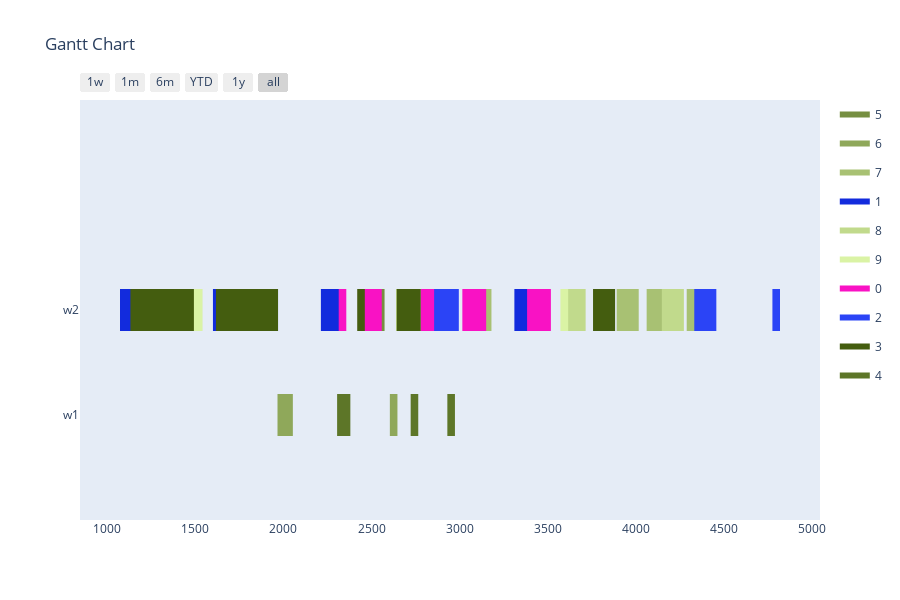

The code cell stored with this chart in its notebook:
### Markdown cell above
Config 2 - Test with Two Point Crossover

### Code cell
optimizer = BaseGA(env)
optimizer.set_minimize()
# optional (in this case, all options given are the default option, if the configuration step is skipped)
optimizer.configure('tardiness', 'twopointcrossover', 'roulettewheel', 'randomize')
# choose an input generator (optional) -> decides how the data gets converted into the optimizer format
#optimizer.set_input_generator('SameLengthAlternativesGenerator')
# all parameters after offspring_amount are optional (in this case -> verbose=True)
result, best_fitness_history, average_fitness_history, best_generation_history, feasible_gen = optimizer.optimize(orders, max_generations, earliest_time_slot, last_time_slot, population_size, offspring_amount, verbose=True)
workstation_assignments = reformat_result(result, orders, env)
visualize(workstation_assignments, best_fitness_history, average_fitness_history, best_generation_history, feasible_gen)

### Figure 1 — Plotly figure (JSON) as saved in the notebook; plotly's stock layout.template omitted (floating-point values rounded to 4 significant figures)
{"data": [{"fill": "toself", "fillcolor": "rgb(118, 143, 65)", "hoverinfo": "name", "legendgroup": "rgb(118, 143, 65)", "mode": "none", "name": "5", "type": "scatter", "x": [2645, 2689, 2689, 2645, 2645, 2511, 2574, 2574, 2511, 2511, 645, 689, 689, 645, 645, 797, 850, 850, 797], "y": [0.8, 0.8, 1.2, 1.2, null, 0.8, 0.8, 1.2, 1.2, null, 0.8, 0.8, 1.2, 1.2, null, 0.8, 0.8, 1.2, 1.2]}, {"fill": "toself", "fillcolor": "rgb(143, 168, 90)", "hoverinfo": "name", "legendgroup": "rgb(143, 168, 90)", "mode": "none", "name": "6", "type": "scatter", "x": [1843, 1938, 1938, 1843, 1843, 1612, 1695, 1695, 1612, 1612, 2604, 2647, 2647, 2604, 2604, 534, 577, 577, 534, 534, 1967, 2054, 2054, 1967, 1967, 830, 905, 905, 830], "y": [0.8, 0.8, 1.2, 1.2, null, 0.8, 0.8, 1.2, 1.2, null, -0.2, -0.2, 0.2, 0.2, null, -0.2, -0.2, 0.2, 0.2, null, -0.2, -0.2, 0.2, 0.2, null, -0.2, -0.2, 0.2, 0.2]}, {"fill": "toself", "fillcolor": "rgb(168, 193, 115)", "hoverinfo": "name", "legendgroup": "rgb(168, 193, 115)", "mode": "none", "name": "7", "type": "scatter", "x": [2639, 2764, 2764, 2639, 2639, 3890, 4015, 4015, 3890, 3890, 4060, 4175, 4175, 4060, 4060, 4084, 4145, 4145, 4084, 4084, 4287, 4348, 4348, 4287, 4287, 3119, 3180, 3180, 3119, 3119, 3450, 3493, 3493, 3450], "y": [0.8, 0.8, 1.2, 1.2, null, 0.8, 0.8, 1.2, 1.2, null, 0.8, 0.8, 1.2, 1.2, null, 0.8, 0.8, 1.2, 1.2, null, 0.8, 0.8, 1.2, 1.2, null, 0.8, 0.8, 1.2, 1.2, null, 0.8, 0.8, 1.2, 1.2]}, {"fill": "toself", "fillcolor": "rgb(18, 43, 221)", "hoverinfo": "name", "legendgroup": "rgb(18, 43, 221)", "mode": "none", "name": "1", "type": "scatter", "x": [3310, 3450, 3450, 3310, 3310, 2270, 2331, 2331, 2270, 2270, 949, 1074, 1074, 949, 949, 1601, 1736, 1736, 1601, 1601, 636, 679, 679, 636, 636, 1539, 1679, 1679, 1539, 1539, 2213, 2328, 2328, 2213], "y": [0.8, 0.8, 1.2, 1.2, null, 0.8, 0.8, 1.2, 1.2, null, 0.8, 0.8, 1.2, 1.2, null, 0.8, 0.8, 1.2, 1.2, null, 0.8, 0.8, 1.2, 1.2, null, 0.8, 0.8, 1.2, 1.2, null, 0.8, 0.8, 1.2, 1.2]}, {"fill": "toself", "fillcolor": "rgb(193, 218, 140)", "hoverinfo": "name", "legendgroup": "rgb(193, 218, 140)", "mode": "none", "name": "8", "type": "scatter", "x": [3599, 3714, 3714, 3599, 3599, 1762, 1877, 1877, 1762, 1762, 1142, 1257, 1257, 1142, 1142, 1210, 1350, 1350, 1210, 1210, 1203, 1264, 1264, 1203, 1203, 4146, 4271, 4271, 4146, 4146, 1331, 1392, 1392, 1331], "y": [0.8, 0.8, 1.2, 1.2, null, 0.8, 0.8, 1.2, 1.2, null, 0.8, 0.8, 1.2, 1.2, null, 0.8, 0.8, 1.2, 1.2, null, 0.8, 0.8, 1.2, 1.2, null, 0.8, 0.8, 1.2, 1.2, null, 0.8, 0.8, 1.2, 1.2]}, {"fill": "toself", "fillcolor": "rgb(218, 243, 165)", "hoverinfo": "name", "legendgroup": "rgb(218, 243, 165)", "mode": "none", "name": "9", "type": "scatter", "x": [3571, 3615, 3615, 3571, 3571, 1200, 1273, 1273, 1200, 1200, 1469, 1542, 1542, 1469, 1469, 1267, 1320, 1320, 1267], "y": [0.8, 0.8, 1.2, 1.2, null, 0.8, 0.8, 1.2, 1.2, null, 0.8, 0.8, 1.2, 1.2, null, 0.8, 0.8, 1.2, 1.2]}, {"fill": "toself", "fillcolor": "rgb(249, 18, 196)", "hoverinfo": "name", "legendgroup": "rgb(249, 18, 196)", "mode": "none", "name": "0", "type": "scatter", "x": [2314, 2357, 2357, 2314, 2314, 3382, 3517, 3517, 3382, 3382, 3015, 3150, 3150, 3015, 3015, 2778, 2903, 2903, 2778, 2778, 1219, 1280, 1280, 1219, 1219, 2423, 2558, 2558, 2423, 2423, 3788, 3849, 3849, 3788], "y": [0.8, 0.8, 1.2, 1.2, null, 0.8, 0.8, 1.2, 1.2, null, 0.8, 0.8, 1.2, 1.2, null, 0.8, 0.8, 1.2, 1.2, null, 0.8, 0.8, 1.2, 1.2, null, 0.8, 0.8, 1.2, 1.2, null, 0.8, 0.8, 1.2, 1.2]}, {"fill": "toself", "fillcolor": "rgb(43, 68, 246)", "hoverinfo": "name", "legendgroup": "rgb(43, 68, 246)", "mode": "none", "name": "2", "type": "scatter", "x": [4333, 4394, 4394, 4333, 4333, 4330, 4455, 4455, 4330, 4330, 2855, 2995, 2995, 2855, 2855, 815, 930, 930, 815, 815, 737, 872, 872, 737, 737, 785, 843, 843, 785, 785, 4773, 4816, 4816, 4773], "y": [0.8, 0.8, 1.2, 1.2, null, 0.8, 0.8, 1.2, 1.2, null, 0.8, 0.8, 1.2, 1.2, null, 0.8, 0.8, 1.2, 1.2, null, 0.8, 0.8, 1.2, 1.2, null, 0.8, 0.8, 1.2, 1.2, null, 0.8, 0.8, 1.2, 1.2]}, {"fill": "toself", "fillcolor": "rgb(68, 93, 15)", "hoverinfo": "name", "legendgroup": "rgb(68, 93, 15)", "mode": "none", "name": "3", "type": "scatter", "x": [693, 833, 833, 693, 693, 2419, 2462, 2462, 2419, 2419, 1493, 1618, 1618, 1493, 1493, 2644, 2779, 2779, 2644, 2644, 3756, 3881, 3881, 3756, 3756, 998, 1133, 1133, 998, 998, 343, 483, 483, 343], "y": [0.8, 0.8, 1.2, 1.2, null, 0.8, 0.8, 1.2, 1.2, null, 0.8, 0.8, 1.2, 1.2, null, 0.8, 0.8, 1.2, 1.2, null, 0.8, 0.8, 1.2, 1.2, null, 0.8, 0.8, 1.2, 1.2, null, 0.8, 0.8, 1.2, 1.2]}, {"fill": "toself", "fillcolor": "rgb(93, 118, 40)", "hoverinfo": "name", "legendgroup": "rgb(93, 118, 40)", "mode": "none", "name": "4", "type": "scatter", "x": [847, 942, 942, 847, 847, 790, 877, 877, 790, 790, 2333, 2368, 2368, 2333, 2333, 2930, 2973, 2973, 2930, 2930, 2722, 2765, 2765, 2722, 2722, 2305, 2380, 2380, 2305], "y": [0.8, 0.8, 1.2, 1.2, null, -0.2, -0.2, 0.2, 0.2, null, -0.2, -0.2, 0.2, 0.2, null, -0.2, -0.2, 0.2, 0.2, null, -0.2, -0.2, 0.2, 0.2, null, -0.2, -0.2, 0.2, 0.2]}, {"legendgroup": "rgb(118, 143, 65)", "marker": {"color": "rgb(118, 143, 65)", "opacity": 0, "size": 1}, "mode": "markers", "name": "", "showlegend": false, "text": [null, null, null, null, null, null, null, null], "type": "scatter", "x": [2645, 2689, 2511, 2574, 645, 689, 797, 850], "y": [1, 1, 1, 1, 1, 1, 1, 1]}, {"legendgroup": "rgb(143, 168, 90)", "marker": {"color": "rgb(143, 168, 90)", "opacity": 0, "size": 1}, "mode": "markers", "name": "", "showlegend": false, "text": [null, null, null, null, null, null, null, null, null, null, null, null], "type": "scatter", "x": [1843, 1938, 1612, 1695, 2604, 2647, 534, 577, 1967, 2054, 830, 905], "y": [1, 1, 1, 1, 0, 0, 0, 0, 0, 0, 0, 0]}, {"legendgroup": "rgb(168, 193, 115)", "marker": {"color": "rgb(168, 193, 115)", "opacity": 0, "size": 1}, "mode": "markers", "name": "", "showlegend": false, "text": [null, null, null, null, null, null, null, null, null, null, null, null, null, null], "type": "scatter", "x": [2639, 2764, 3890, 4015, 4060, 4175, 4084, 4145, 4287, 4348, 3119, 3180, 3450, 3493], "y": [1, 1, 1, 1, 1, 1, 1, 1, 1, 1, 1, 1, 1, 1]}, {"legendgroup": "rgb(18, 43, 221)", "marker": {"color": "rgb(18, 43, 221)", "opacity": 0, "size": 1}, "mode": "markers", "name": "", "showlegend": false, "text": [null, null, null, null, null, null, null, null, null, null, null, null, null, null], "type": "scatter", "x": [3310, 3450, 2270, 2331, 949, 1074, 1601, 1736, 636, 679, 1539, 1679, 2213, 2328], "y": [1, 1, 1, 1, 1, 1, 1, 1, 1, 1, 1, 1, 1, 1]}, {"legendgroup": "rgb(193, 218, 140)", "marker": {"color": "rgb(193, 218, 140)", "opacity": 0, "size": 1}, "mode": "markers", "name": "", "showlegend": false, "text": [null, null, null, null, null, null, null, null, null, null, null, null, null, null], "type": "scatter", "x": [3599, 3714, 1762, 1877, 1142, 1257, 1210, 1350, 1203, 1264, 4146, 4271, 1331, 1392], "y": [1, 1, 1, 1, 1, 1, 1, 1, 1, 1, 1, 1, 1, 1]}, {"legendgroup": "rgb(218, 243, 165)", "marker": {"color": "rgb(218, 243, 165)", "opacity": 0, "size": 1}, "mode": "markers", "name": "", "showlegend": false, "text": [null, null, null, null, null, null, null, null], "type": "scatter", "x": [3571, 3615, 1200, 1273, 1469, 1542, 1267, 1320], "y": [1, 1, 1, 1, 1, 1, 1, 1]}, {"legendgroup": "rgb(249, 18, 196)", "marker": {"color": "rgb(249, 18, 196)", "opacity": 0, "size": 1}, "mode": "markers", "name": "", "showlegend": false, "text": [null, null, null, null, null, null, null, null, null, null, null, null, null, null], "type": "scatter", "x": [2314, 2357, 3382, 3517, 3015, 3150, 2778, 2903, 1219, 1280, 2423, 2558, 3788, 3849], "y": [1, 1, 1, 1, 1, 1, 1, 1, 1, 1, 1, 1, 1, 1]}, {"legendgroup": "rgb(43, 68, 246)", "marker": {"color": "rgb(43, 68, 246)", "opacity": 0, "size": 1}, "mode": "markers", "name": "", "showlegend": false, "text": [null, null, null, null, null, null, null, null, null, null, null, null, null, null], "type": "scatter", "x": [4333, 4394, 4330, 4455, 2855, 2995, 815, 930, 737, 872, 785, 843, 4773, 4816], "y": [1, 1, 1, 1, 1, 1, 1, 1, 1, 1, 1, 1, 1, 1]}, {"legendgroup": "rgb(68, 93, 15)", "marker": {"color": "rgb(68, 93, 15)", "opacity": 0, "size": 1}, "mode": "markers", "name": "", "showlegend": false, "text": [null, null, null, null, null, null, null, null, null, null, null, null, null, null], "type": "scatter", "x": [693, 833, 2419, 2462, 1493, 1618, 2644, 2779, 3756, 3881, 998, 1133, 343, 483], "y": [1, 1, 1, 1, 1, 1, 1, 1, 1, 1, 1, 1, 1, 1]}, {"legendgroup": "rgb(93, 118, 40)", "marker": {"color": "rgb(93, 118, 40)", "opacity": 0, "size": 1}, "mode": "markers", "name": "", "showlegend": false, "text": [null, null, null, null, null, null, null, null, null, null, null, null], "type": "scatter", "x": [847, 942, 790, 877, 2333, 2368, 2930, 2973, 2722, 2765, 2305, 2380], "y": [1, 1, 0, 0, 0, 0, 0, 0, 0, 0, 0, 0]}], "layout": {"height": 600, "hovermode": "closest", "showlegend": true, "title": {"text": "Gantt Chart"}, "xaxis": {"rangeselector": {"buttons": [{"count": 7, "label": "1w", "step": "day", "stepmode": "backward"}, {"count": 1, "label": "1m", "step": "month", "stepmode": "backward"}, {"count": 6, "label": "6m", "step": "month", "stepmode": "backward"}, {"count": 1, "label": "YTD", "step": "year", "stepmode": "todate"}, {"count": 1, "label": "1y", "step": "year", "stepmode": "backward"}, {"step": "all"}]}, "showgrid": false, "type": "date", "zeroline": false}, "yaxis": {"autorange": false, "range": [-1, 3], "showgrid": false, "ticktext": ["w1", "w2"], "tickvals": [0, 1], "zeroline": false}}}
